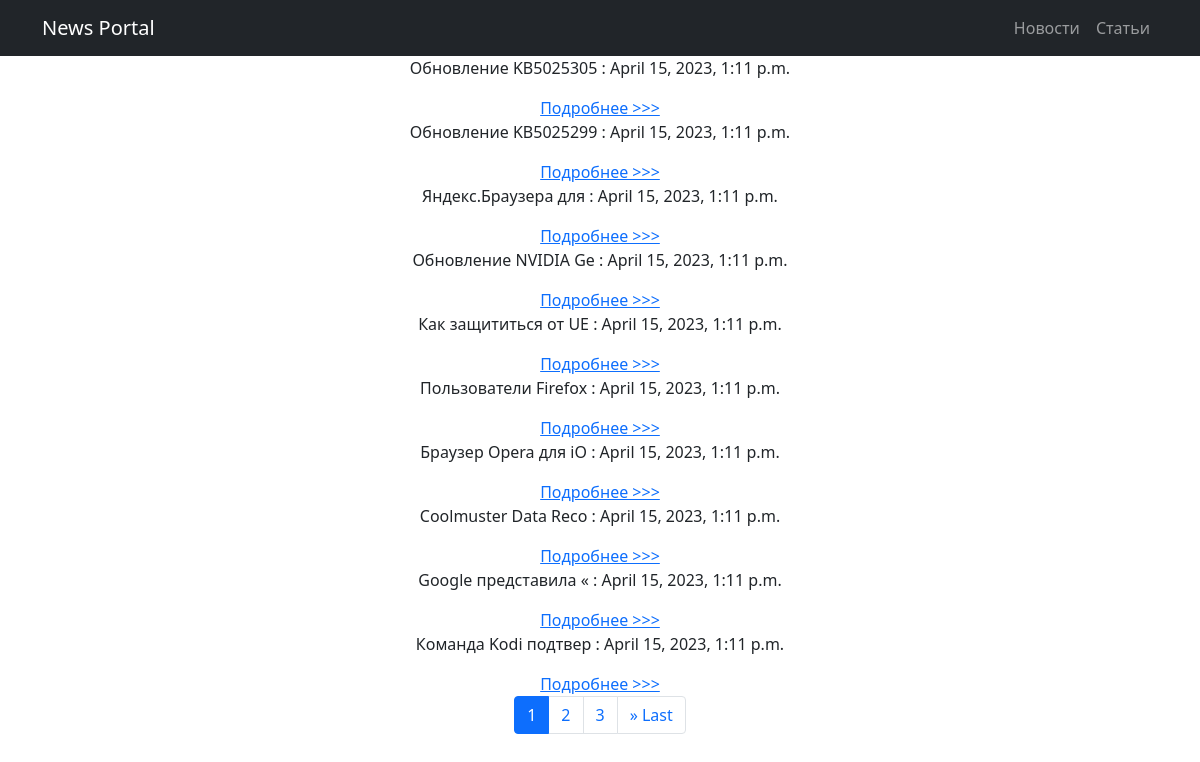
Page /news/news/ on the earlier database version.
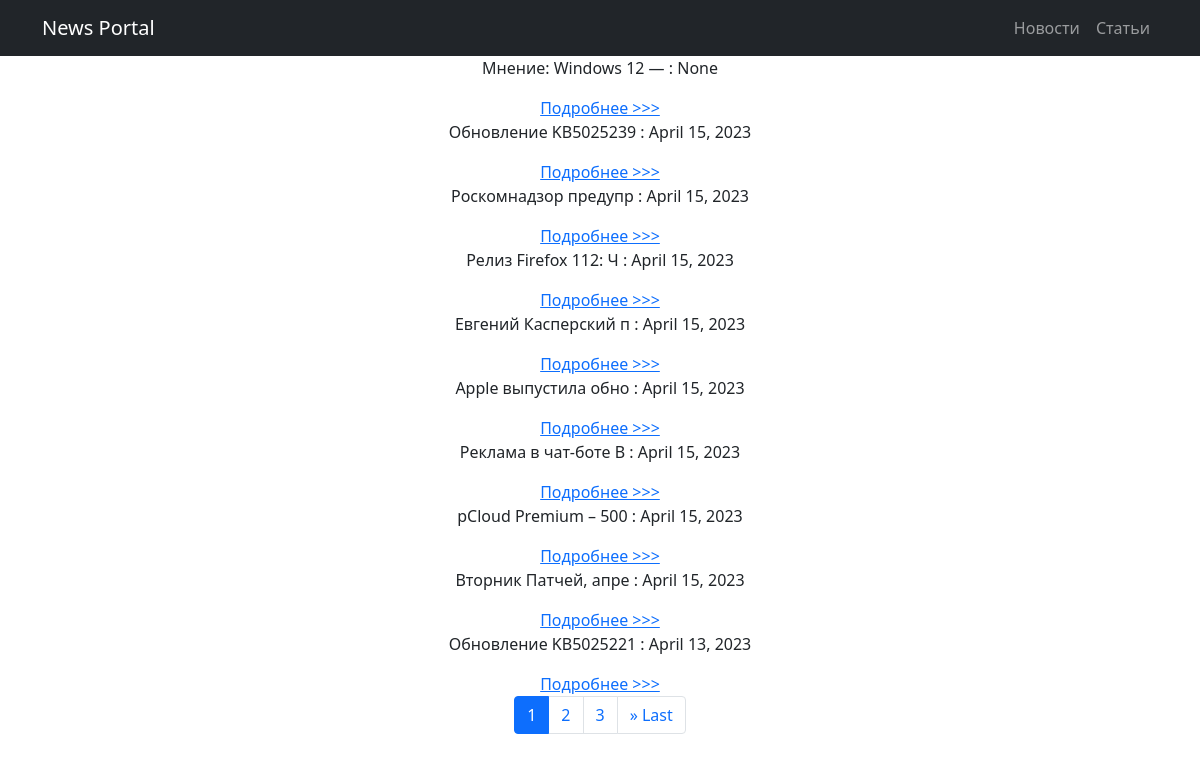
Same page on the later database version.
### news/models.py (models this page shows, shortened)
class New(models.Model):
    CATEGORIES_CHOICES = [('uncos', 'Новости'), ('articles', 'Статьи')]
    title = models.CharField(max_length=64)
    text = models.TextField()
    category = models.CharField(max_length=10, choices=CATEGORIES_CHOICES, default='uncos')
    data_pub = models.DateField(auto_now_add=True)
    slug = models.SlugField(max_length=128, unique=True)
    def get_absolute_url(self):
        return reverse('detail', kwargs={'pk': self.pk})

### news/views.py (the view)
# urls.py: path('news/', NewsListView.as_view(), name='news'),
class NewsListView(ListView):
    model = New
    paginate_by = 10
    ordering = ['-data_pub']
    template_name = 'default.html'
    def get_context_data(self, **kwargs):
        context = super().get_context_data(**kwargs)
        paginator = context['paginator']
        current_page = context['page_obj']
        start_index = max(current_page.number - 2, 1)
        end_index = min(current_page.number + 2, paginator.num_pages)
        page_range = range(start_index, end_index + 1)
        context['page_range'] = page_range
        return context

### news/templatetags/filters.py (called while the page is built)
@register.filter(name='censor')
def censor(text):
    for word in BAD_WORDS:
        pattern = re.compile(r'\b{}\b'.format(word), re.IGNORECASE)
        censored_word = word[0] + '*'*(len(word)-1)
        text = re.sub(pattern, censored_word, text)
    return mark_safe(text)

### news/templates/news/default.html (shortened to what this page needs)
<!DOCTYPE html>
<html lang="en">
<head>
    {% load static %}
    <link href="{% static 'css/styles.css' %}" rel="stylesheet"/>
</head>
<body>
<nav class="navbar navbar-expand-lg navbar-dark bg-dark">
    <div class="container">
        <a class="navbar-brand" href="#">News Portal</a>
        <div class="collapse navbar-collapse" id="navbarSupportedContent">
            <ul class="navbar-nav ms-auto mb-2 mb-lg-0">
                <li class="nav-item"><a class="nav-link" href="{% url 'uncos' %}">Новости</a></li>
                <li class="nav-item"><a class="nav-link" href="{% url 'articles' %}">Статьи</a></li>
            </ul>
        </div>
    </div>
</nav>
<div class="container">
    <div class="row">
        <div class="col-lg-12 text-center">
            {% load filters %}
            {% for new in object_list %}
                <p>{{ new.title|censor|slice:":20" }} : {{ new.data_pub }}</p>
                <a href="{{ new.get_absolute_url }}">Подробнее >>></a>
            {% endfor %}
            <nav aria-label="Pagination">
                <ul class="pagination justify-content-center">
                    {% for num in page_range %}
                        <li class="page-item{% if page_obj.number == num %} active{% endif %}">
                            <a class="page-link" href="?page={{ num }}">{{ num }}</a>
                        </li>
                    {% endfor %}
                    {% if page_obj.has_next %}
                        <li class="page-item">
                            <a class="page-link" href="?page={{ page_obj.paginator.num_pages }}">&raquo; Last</a>
                        </li>
                    {% endif %}
                </ul>
            </nav>
        </div>
    </div>
</div

Differences in the rows shown:
no longer on this page (row edited): New: title|censor "Обновление KB5025305", data_pub "April 15, 2023, 1:11 p.m."
no longer on this page (row edited): New: title|censor "Обновление KB5025299", data_pub "April 15, 2023, 1:11 p.m."
no longer on this page (row edited): New: title|censor "Яндекс.Браузера для", data_pub "April 15, 2023, 1:11 p.m."
no longer on this page (row edited): New: title|censor "Обновление NVIDIA Ge", data_pub "April 15, 2023, 1:11 p.m."
no longer on this page (row edited): New: title|censor "Как защититься от UE", data_pub "April 15, 2023, 1:11 p.m."
no longer on this page (row edited): New: title|censor "Пользователи Firefox", data_pub "April 15, 2023, 1:11 p.m."
removed New: title|censor "Браузер Opera для iO", data_pub "April 15, 2023, 1:11 p.m."
no longer on this page (row edited): New: title|censor "Coolmuster Data Reco", data_pub "April 15, 2023, 1:11 p.m."
no longer on this page (row edited): New: title|censor "Google представила «", data_pub "April 15, 2023, 1:11 p.m."
no longer on this page (row edited): New: title|censor "Команда Kodi подтвер", data_pub "April 15, 2023, 1:11 p.m."
now on this page (row edited): New: title|censor "Мнение: Windows 12 —", data_pub "None"
now on this page (row edited): New: title|censor "Обновление KB5025239", data_pub "April 15, 2023"
now on this page (row edited): New: title|censor "Роскомнадзор предупр", data_pub "April 15, 2023"
now on this page (row edited): New: title|censor "Релиз Firefox 112: Ч", data_pub "April 15, 2023"
now on this page (row edited): New: title|censor "Евгений Касперский п", data_pub "April 15, 2023"
now on this page (row edited): New: title|censor "Apple выпустила обно", data_pub "April 15, 2023"
now on this page (row edited): New: title|censor "Реклама в чат-боте B", data_pub "April 15, 2023"
now on this page (row edited): New: title|censor "pCloud Premium – 500", data_pub "April 15, 2023"
now on this page (row edited): New: title|censor "Вторник Патчей, апре", data_pub "April 15, 2023"
now on this page (row edited): New: title|censor "Обновление KB5025221", data_pub "April 13, 2023"
